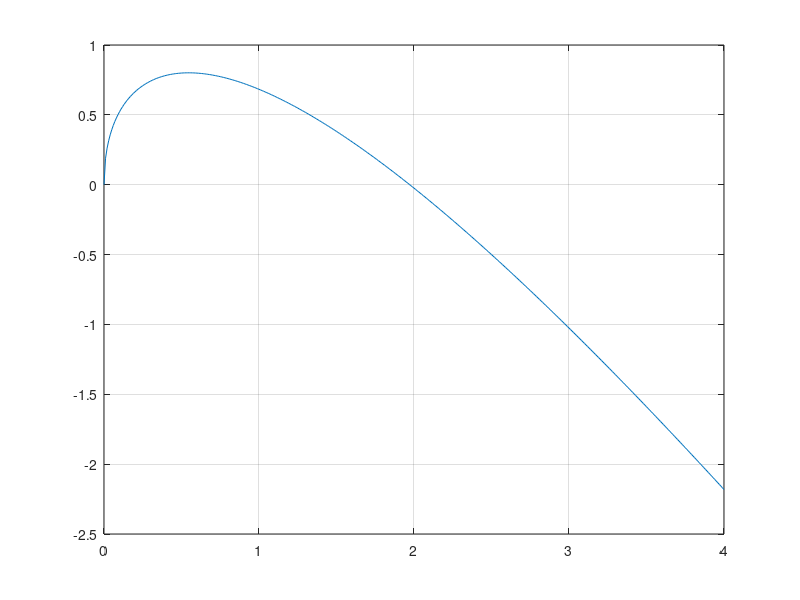
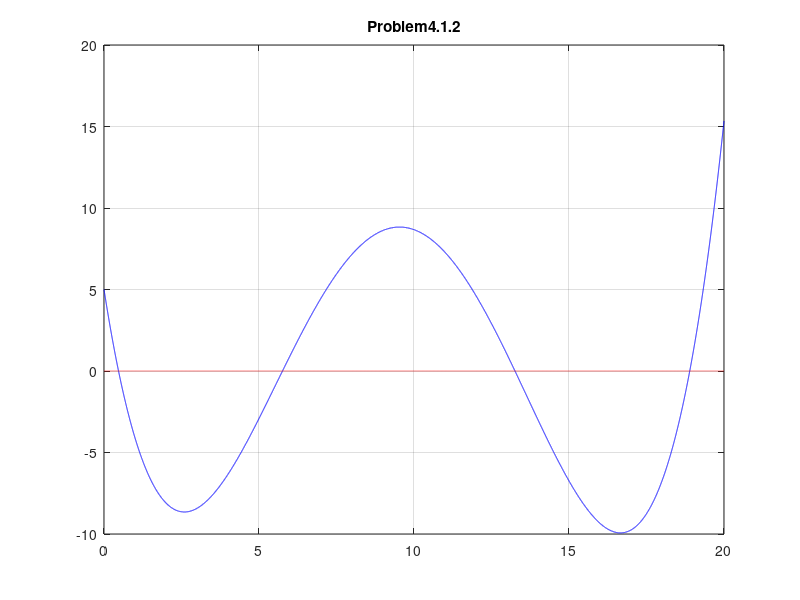

These figures' MATLAB source, in order: (Note: this script raises an error after producing the figures.)
%%Task 4.1%%
disp(' '); 
disp('Problem 4.1.1 -- Fixed Point Method');
f = @(x) 2*sin(sqrt(x));
fpt = @(x) 2*sin(sqrt(x))-x;
x = 0:0.01:4;
plot(x,fpt(x)); grid on;
%f = @(x) (asin(x/2))^2; -- does not converge
x0 = 1/2; %initial guess of 5
iters = 0;
tolerance = 1e-5;
err = 1;
%disp(['x(',num2str(iters),')=',num2str(x0)]);
while(iters<=100 && err>tolerance)
    iters = iters + 1;
    x1 = f(x0);
    disp([' Iteration = ', num2str(iters), 'x0 = ',num2str(x0), 'x1 = ', num2str(x1)]);
    err = abs((x1-x0)/x1);
    x0 = x1;
end
disp([' f(x) = 0 for x = ', num2str(x1)]);


%%Task 4.1.2
disp(' ');
disp('Problem 4.1.2 -- Newton-Raphson Method');
%use anonymous function
g = @(x) 0.0074*x.^4 -0.284*x.^3+3.355*x.^2 -12.183*x +5;
gprime = @(x) 4*0.0074*x.^3 -3*0.284*x.^2 +2*3.355*x.^1 -12.183;
disp('  First try at x0=16.15');
x0=0; x1=16.15; %Initial guess leads to not sought after root!
x=0:0.001:20; figure(); plot(x,g(x),'b',x,x*0,'r--'); title('Problem4.1.2'); grid on;
iters=0; tolerance=1e-5; err=1;
disp(['x(',num2str(iters),')=',num2str(x1)]);
while(iters<=100 && err>tolerance)
    iters=iters+1;
    x0=x1; %Update guessh=-g(x0)/gprime(x0);
    x1=x0+h;
    err=abs((x1-x0)/x1);
    disp(['x(',num2str(iters),')=',num2str(x1)]);
end
disp('Root is not between 15 and 20!');
%Repeat process with another initial guess close to root
disp('  Second try at x0=17');
x1=17;
iters=0; tolerance=1e-5; err=1;
disp(['x(',num2str(iters),')=',num2str(x1)]);
while(iters<=100 && err>tolerance)
    iters=iters+1;
    x0=x1; %Update guess
    h=-g(x0)/gprime(x0);
    x1=x0+h;
    err=abs((x1-x0)/x1);
    disp(['x(',num2str(iters),')=',num2str(x1)]);
end
disp('Found the root that is between 15 and 20');
x=0:0.001:20; figure(); plot(x,g(x),'b',x,x*0,'r--',x1,0,'ko');
text(x1-3.5,1,'Desired root');
title('Problem 4.1.2'); grid on;

%%Task 4.1.3
disp(' ');
disp('Problem 4.1.3 --Bisection Method');
Volume=3;R=0.518; %Universal gas constant
pc=4580; Tc=191;
a=0.427*R^2*Tc^(2.5)/pc;
b=0.0866*R*Tc/pc;
T=-50+273.15; p=65000;
f=@(v) (R*T)./(v-b)-a./(v.*(v+b).*sqrt(T))-p;

figure(); v=0.0017:0.2e-4:0.002; plot(v,f(v),'b',v,v*0,'r--');
legend('f(v)','f(v)=0'); xlabel('v'); title('Problem 4.1.3');
%Observe that root lies between 0.0018 and 0.00195 so use bisection:
va=1.8e-3; vb=1.95e-3; format long;
maxits=100; tolerance=1e-12;
iflag = 0;
iterations =0;
f_a = f(va);
f_b = f(vb); err=1;
while((f_a*f_b<0) & iterations<maxits) & err>tolerance
    iterations = iterations +1;
    vc = (vb+va)/2;
    err=abs((vc-va)/vc);
    f_c = f(vc);
    if f_c*f_a<0
        err=abs((vc-vb)/vc);
        vb=vc; f_b = f_c;
    elseif f_b*f_c<0
        err=abs((vc-va)/vc);
        va=vc; f_a = f_c;
    else
        iflag = 1; answer = vc;
            err=0;
    end
end
v=vc;
M=Volume/v;
disp(['f(v)=0 at v=',num2str(vc),' m^3/kg']);
disp(['Mass of methane in tank M=',num2str(M),' kg']);

formatshort;
